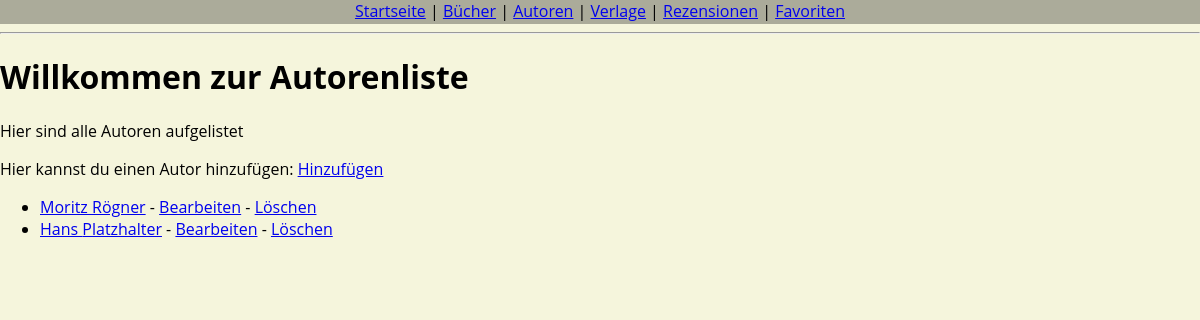
/authors/, run on an earlier commit of the app's database.
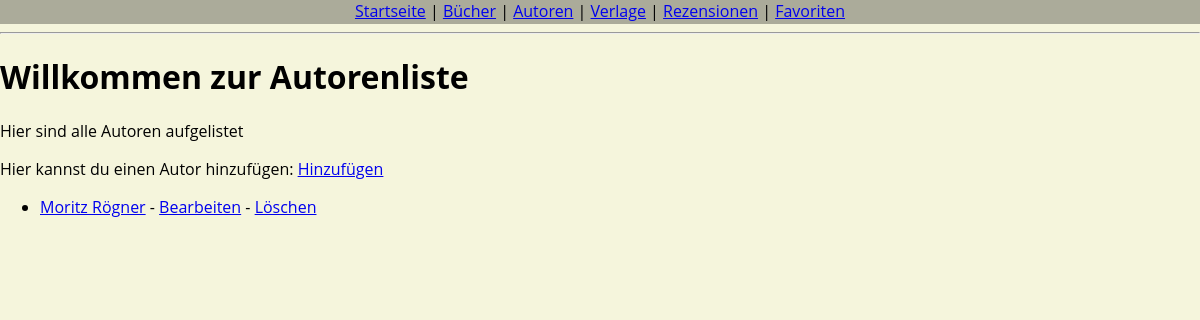
And on a later commit of the database.
### library/models.py (models this page shows, shortened)
class Author(models.Model):
    Vorname = models.CharField(max_length=100)
    Nachname = models.CharField(max_length=100)
    Geburtsdatum = models.DateField(null=True, blank=True)
    Biografie = models.TextField(blank=True)

### library/views.py (the view)
# urls.py: path("authors/", views.AuthorListView.as_view(), name="author_list"),
class AuthorListView(ListView):
    model = Author
    template_name = "library/author/author_list.html"
    context_object_name = "author"

### library/templates/library/author/author_list.html
{% extends "library/base.html" %}
{% block content %}
  <h1>Willkommen zur Autorenliste</h1>
  <p>Hier sind alle Autoren aufgelistet</p>
  <p>
    Hier kannst du einen Autor hinzufügen:
    <a href="{% url 'author_create' %}">Hinzufügen</a>
  </p>
  <ul>
    {% for author in author %}
      <li>
        <a href="{% url 'author_detail' author.pk %}">{{ author.Vorname }} {{ author.Nachname }}</a>
        - <a href="{% url 'author_update' author.pk %}">Bearbeiten</a>
        - <a href="{% url 'author_delete' author.pk %}">Löschen</a>
      </li>
    {% empty %}
      <li>Es gibt noch keine Autoren.</li>
    {% endfor %}
  </ul>
{% endblock %}

What changed in the data, as far as the page shows it:
removed Author: Vorname "Hans", Nachname "Platzhalter"
